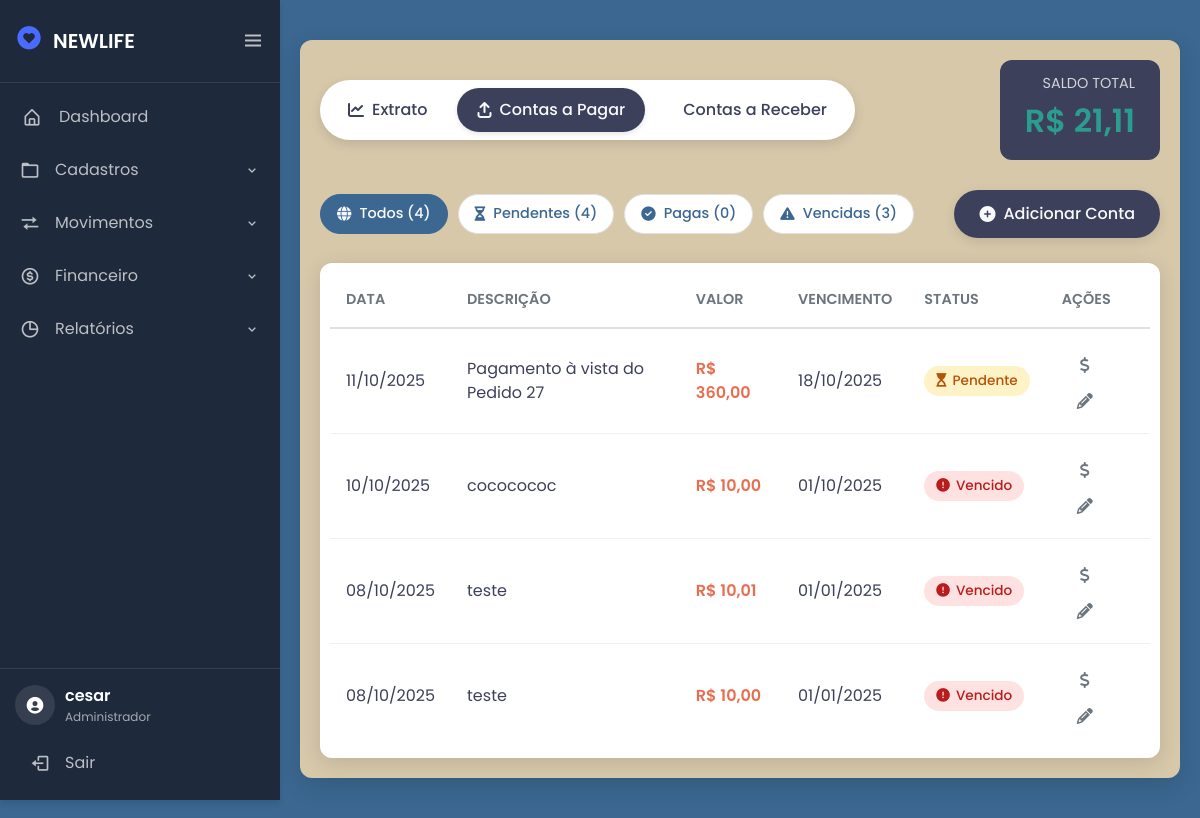
The page /financeiro/contasPagar/ (signed in) on the database its author committed.
### financeiro/models.py (models this page shows, shortened)
class ContaPagar(models.Model):
    pedido = models.ForeignKey(PedidoCompra, on_delete=models.CASCADE, null=True, blank=True)
    descricao = models.CharField(max_length=255)
    valor = models.DecimalField(max_digits=10, decimal_places=2)
    metodo_pagamento = models.CharField(max_length=50, null=True)
    data_vencimento = models.DateField()
    data_pagamento = models.DateField(null=True, blank=True)
    pago = models.BooleanField(default=False)
    criacao = models.DateTimeField(auto_now_add=True)
    numero_parcela = models.PositiveIntegerField(null=True)
    editavel = models.BooleanField(default=False)
    conta_bancaria = models.ForeignKey('ContaBancaria', on_delete=models.SET_NULL, null=True, blank=True, related_name='contapagar')

### financeiro/views.py (the view, shortened to what this page needs)
# urls.py: path('contasPagar/', views.contasPagar, name='contasPagar' ),
@login_required(login_url="/login/")
def contasPagar(request):
    todas_contas = ContaPagar.objects.all()
    contas_pagar = ContaPagar.objects.all().order_by('-criacao')
    extratos_pagos = Extrato.objects.filter(status='pago')
    pagamentos = CondicaoPagamento.objects.all().order_by('-id')
    tipos_pagamento = dict(CondicaoPagamento.TIPO_PAGAMENTO_CHOICES)
    contas_bancarias = ContaBancaria.objects.all()
    hoje = date.today()
    total_contas = todas_contas.count()
    contas_pendentes = todas_contas.filter(pago=False).count()
    contas_pagas = todas_contas.filter(pago=True).count()
    contas_vencidas = todas_contas.filter(data_vencimento__lt=hoje, pago=False).count()
    search_query = request.GET.get('search', '')
    data_inicio = request.GET.get('data_inicio')
    data_fim = request.GET.get('data_fim')
    vencimento_inicio = request.GET.get('vencimento_inicio')
    vencimento_fim = request.GET.get('vencimento_fim')
    status = request.GET.get('status')
    metodo = request.GET.get('metodo')
    valor_min = request.GET.get('valor_min')
    valor_max = request.GET.get('valor_max')
    if search_query:
        if search_query.isdigit():
            contas_pagar = contas_pagar.filter(Q(id=search_query) | Q(descricao__icontains=search_query))
        else:
            contas_pagar = contas_pagar.filter(descricao__icontains=search_query)
    if data_inicio and data_fim:
        contas_pagar = contas_pagar.filter(criacao__date__gte=data_inicio, criacao__date__lte=data_fim)
    elif data_inicio:
        contas_pagar = contas_pagar.filter(criacao__date__gte=data_inicio)
    elif data_fim:
        contas_pagar = contas_pagar.filter(criacao__date__lte=data_fim)
    if vencimento_inicio and vencimento_fim:
        contas_pagar = contas_pagar.filter(data_vencimento__gte=vencimento_inicio, data_vencimento__lte=vencimento_fim)
    elif vencimento_inicio:
        contas_pagar = contas_pagar.filter(data_vencimento__gte=vencimento_inicio)
    elif vencimento_fim:
        contas_pagar = contas_pagar.filter(data_vencimento__lte=vencimento_fim)
    if status == 'pago':
        contas_pagar = contas_pagar.filter(pago=True)
    elif status == 'pendente':
        contas_pagar = contas_pagar.filter(pago=False)
    elif status == 'vencido':
        contas_pagar = contas_pagar.filter(data_vencimento__lt=hoje, pago=False)
    if metodo:
        contas_pagar = contas_pagar.filter(metodo_pagamento=metodo)
    if valor_min:
        contas_pagar = contas_pagar.filter(valor__gte=float(valor_min))
    if valor_max:
        contas_pagar = contas_pagar.filter(valor__lte=float(valor_max))
    saldo_total = sum(extrato.valor if extrato.tipo == 'entrada' else -extrato.valor for extrato in extratos_pagos)
    paginator = Paginator(contas_pagar, 7)
    page_number = request.GET.get('page')
    contas_paginadas = paginator.get_page(page_number)
    for conta in contas_paginadas:
        conta.vencido = conta.data_vencimento < hoje and not conta.pago
    context = {
        'contas': contas_paginadas,
        'saldo_total': saldo_total,
        'pagamentos': pagamentos,
        'tipos_pagamento': tipos_pagamento,
        'contas_bancarias': contas_bancarias,
        'total_contas': total_contas,
        'contas_pendentes': contas_pendentes,
        'contas_pagas': contas_pagas,
        'contas_vencidas': contas_vencidas,
    }
    return render(request, 'contapagar.html', context)

### financeiro/templatetags/pagamento_tags.py (called while the page is built)
@register.simple_tag(takes_context=True)
def param_replace(context, **kwargs):
    params = context['request'].GET.copy()
    for key, value in kwargs.items():
        params[key] = value
    return params.urlencode()

### financeiro/templates/contapagar.html (shortened to what this page needs)
{% extends 'tela.html' %}
{% load static %}
{% load pagamento_tags %}
{% block 'head' %}
<link rel="stylesheet" href="{% static 'css/financeiro.css' %}">
<link rel="stylesheet" href="https://cdnjs.cloudflare.com/ajax/libs/font-awesome/6.5.2/css/all.min.css">
{% endblock %}
{% block 'dashboard' %}
<div class="container">
    <header class="page-header">
        <nav class="menu">
            <a class="nav-button" href="{% url 'financeiro' %}"><i class="fas fa-chart-line"></i> Extrato</a>
            <a class="nav-button active" href="{% url 'contasPagar' %}"><i class="fas fa-arrow-up-from-bracket"></i> Contas a Pagar</a>
            <a class="nav-button" href="{% url 'contasReceber' %}"> Contas a Receber</a>
        </nav>
        <div class="saldo-card">
            <h3>SALDO TOTAL</h3>
            <p class="{% if saldo_total >= 0 %}saldo-positivo{% else %}saldo-negativo{% endif %}">
                R$ {{ saldo_total|floatformat:2 }}
            </p>
        </div>
    </header>
    <div class="actions-toolbar">
        <div class="status-buttons">
            <a href="?{% param_replace status='' %}" class="status-btn {% if not request.GET.status %}active{% endif %}">
                <i class="fas fa-globe"></i> Todos ({{ total_contas }})
            </a>
            <a href="?{% param_replace status='pendente' %}" class="status-btn {% if request.GET.status == 'pendente' %}active{% endif %}">
                <i class="fas fa-hourglass-half"></i> Pendentes ({{ contas_pendentes }})
            </a>
            <a href="?{% param_replace status='pago' %}" class="status-btn {% if request.GET.status == 'pago' %}active{% endif %}">
                <i class="fas fa-check-circle"></i> Pagas ({{ contas_pagas }})
            </a>
            <a href="?{% param_replace status='vencido' %}" class="status-btn {% if request.GET.status == 'vencido' %}active{% endif %}">
                <i class="fas fa-exclamation-triangle"></i> Vencidas ({{ contas_vencidas }})
            </a>
        </div>
        <button id="open_modal_button" class="add-button">
            <i class="fas fa-plus-circle"></i> Adicionar Conta
        </button>
    </div>
    <div class="table-wrapper">
        <table class="content-table">
            <thead>
                <tr>
                    <th>Data</th>
                    <th>Descrição</th>
                    <th>Valor</th>
                    <th>Vencimento</th>
                    <th>Status</th>
                    <th>Ações</th>
                </tr>
            </thead>
            <tbody>
                {% for conta in contas %}
                <tr>
                    <td data-label="Data">{{ conta.criacao|date:"d/m/Y" }}</td>
                    <td data-label="Descrição">{{ conta.descricao }}</td>
                    <td data-label="Valor" class="valor-negativo">R$ {{ conta.valor|floatformat:2 }}</td>
                    <td data-label="Vencimento">{{ conta.data_vencimento|date:"d/m/Y" }}</td>
                    <td data-label="Status">
                        {% if conta.pago %}
                            <span class="status status-pago"><i class="fas fa-check"></i> Pago</span>
                        {% elif conta.vencido %}
                            <span class="status status-vencido"><i class="fas fa-exclamation-circle"></i> Vencido</span>
                        {% else %}
                            <span class="status status-pendente"><i class="fas fa-hourglass-start"></i> Pendente</span>
                        {% endif %}
                    </td>
                    <td data-label="Ações" class="actions-cell">
                        {% if not conta.pago %}
                            <button class="action-btn pagar-btn" title="Pagar Conta" data-id="{{ conta.id }}">
                                <i class="fas fa-dollar-sign"></i>
                            </button>
                            <button class="action-btn editar-btn" title="Editar Conta"
                                    data-id="{{ conta.id }}"
                                    data-metodo="{{ conta.metodo_pagamento }}"
                                    data-descricao="{{ conta.descricao }}"
                                    data-vencimento="{{ conta.data_vencimento|date:'Y-m-d' }}"
                                    data-valor="{{ conta.valor|floatformat:2 }}">
                                <i class="fas fa-pencil-alt"></i>
                            </button>
                        {% else %}
                            <span class="pago-text">Finalizado</span>
                        {% endif %}
                    </td>
                </tr>
                {% empty %}
                <tr>
                    <td colspan="6" class="empty-cell">Nenhuma conta a pagar encontrada.</td>
                </tr>
                {% endfor %}
            </tbody>
        </table>
    </div>
</div>
{% endblock %}

### estoque/templates/tela.html (shortened to what this page needs)
{% load static %}
<!doctype html>
<html lang="pt-BR">
<head>
  <link rel="stylesheet" href="https://cdn.jsdelivr.net/npm/bootstrap@4.6.1/dist/css/bootstrap.min.css">
  <link rel="stylesheet" href="{% static 'css/styletela.css' %}">
  <link rel="stylesheet" href="{% static 'css/general.css' %}">
  <link href="https://cdn.jsdelivr.net/npm/boxicons@latest/css/boxicons.min.css" rel='stylesheet'>
  <link rel="stylesheet" href="https://cdnjs.cloudflare.com/ajax/libs/animate.css/4.1.1/animate.min.css"/>
  {% block 'head' %}{% endblock %}
</head>
<body>
  <div class="sidebar-tech">
    <div class="logo-container">
      <div class="logo-tech">
        <div class="logo-icon"><i class='bx bxs-heart-circle'></i></div>
        <div class="logo-text">NEWLIFE</div>
      </div>
      <i class="bx bx-menu toggle-btn" id="sidebarToggle"></i>
    </div>
    <nav class="nav-tech">
      <ul class="nav-list">
        <li class="nav-item">
          <a href="{% url 'inicial' %}" class="nav-link">
            <i class="bx bx-home-alt"></i>
            <span class="link-text">Dashboard</span>
          </a>
        </li>
        <li class="nav-group">
          <div class="group-header">
            <i class="bx bx-folder"></i>
            <span class="group-title">Cadastros</span>
            <i class="bx bx-chevron-down group-arrow"></i>
          </div>
        </li>
        <li class="nav-group">
          <div class="group-header">
            <i class="bx bx-transfer"></i>
            <span class="group-title">Movimentos</span>
            <i class="bx bx-chevron-down group-arrow"></i>
          </div>
        </li>
        <li class="nav-group">
          <div class="group-header">
            <i class='bx bx-dollar-circle'></i>
            <span class="group-title">Financeiro</span>
            <i class="bx bx-chevron-down group-arrow"></i>
          </div>
        </li>
        <li class="nav-group">
          <div class="group-header">
            <i class="bx bx-pie-chart-alt"></i>
            <span class="group-title">Relatórios</span>
            <i class="bx bx-chevron-down group-arrow"></i>
          </div>
        </li>
      </ul>
    </nav>
    <div class="user-panel">
      <div class="user-info">
        <div class="user-avatar">
          <i class='bx bxs-user-circle'></i>
        </div>
        <div class="user-details">
          <div class="user-name">
            {% if request.user.is_authenticated %}
              {{ request.user.get_full_name|default:request.user.username }}
            {% else %}
              Visitante
            {% endif %}
          </div>
          <div class="user-role">
            {% if request.user.is_superuser %}
              Administrador
            {% elif request.user.is_staff %}
              Funcionário
            {% else %}
              Usuário Comum
            {% endif %}
          </div>
        </div>
      </div>
      <a href="{% url 'logout' %}" class="logout-btn">
        <i class="bx bx-log-out"></i>
        <span>Sair</span>
      </a>
    </div>
  </div>
  <section class="main-content">
    {% block 'dashboard'%}
    {% endblock %}
  </section>
</body>
</html>

### estoque/static/css/styletela.css (style rules this page uses)
:root { --primary-color: #4a6bff; --secondary-color: #6c757d; --success-color: #28a745; --danger-color: #dc3545; --warning-color: #ffc107; --info-color: #17a2b8; --light-color: #f8f9fa; --dark-color: #343a40; --sidebar-bg: #1e293b; --sidebar-width: 280px; --sidebar-collapsed-width: 80px; --transition-speed: 0.3s; --shadow: 0 4px 6px rgba(0, 0, 0, 0.1); --main-color: #d7c8aa; --dark-color: #3d405b; --light-color: #f8f9fa; --contrast-color: #f88863; --differential-color: #3b6790; --background-color: #fff8e3; }
body { background-color: var(--differential-color); }
.sidebar-tech { position: fixed; top: 0; left: 0; height: 100vh; width: var(--sidebar-width); background: var(--sidebar-bg); color: white; transition: all var(--transition-speed) ease; z-index: 1000; display: flex; flex-direction: column; box-shadow: var(--shadow); overflow: visible; }
.logo-container { display: flex; align-items: center; justify-content: space-between; padding: 20px 15px; border-bottom: 1px solid rgba(255, 255, 255, 0.1); }
.logo-tech { display: flex; align-items: center; gap: 10px; }
.logo-icon { font-size: 28px; color: var(--primary-color); }
.logo-text { font-size: 20px; font-weight: 600; white-space: nowrap; transition: opacity var(--transition-speed); }
.toggle-btn { font-size: 24px; cursor: pointer; transition: transform var(--transition-speed); color: rgba(255, 255, 255, 0.7); }
.nav-tech { flex: 1; overflow-y: auto; overflow-x: hidden; padding: 10px 0; }
.nav-list { list-style: none; padding: 0; margin: 0; }
.nav-item, .nav-group { margin-bottom: 5px; }
.nav-link { display: flex; align-items: center; padding: 12px 20px; color: rgba(255, 255, 255, 0.7); text-decoration: none; transition: all var(--transition-speed); position: relative; }
.nav-link::before { content: ''; position: absolute; left: 0; top: 0; height: 100%; width: 3px; background: var(--primary-color); transform: scaleY(0); transition: transform var(--transition-speed); }
.nav-link i { font-size: 20px; margin-right: 15px; min-width: 24px; text-align: center; }
.link-text { white-space: nowrap; transition: opacity var(--transition-speed); }
.nav-group { position: relative; }
.group-header { display: flex; align-items: center; padding: 12px 20px; cursor: pointer; color: rgba(255, 255, 255, 0.7); transition: all var(--transition-speed); }
.group-header i:first-child { font-size: 20px; margin-right: 15px; }
.group-title { flex: 1; white-space: nowrap; transition: opacity var(--transition-speed); }
.group-arrow { transition: transform var(--transition-speed); }
.user-panel { padding: 15px; border-top: 1px solid rgba(255, 255, 255, 0.1); margin-top: auto; }
.user-info { display: flex; align-items: center; margin-bottom: 15px; }
.user-avatar { width: 40px; height: 40px; border-radius: 50%; background: rgba(255, 255, 255, 0.1); display: flex; align-items: center; justify-content: center; margin-right: 10px; font-size: 20px; }
.user-details { flex: 1; overflow: hidden; }
.user-name { font-weight: 600; white-space: nowrap; transition: opacity var(--transition-speed); }
.user-role { font-size: 12px; color: rgba(255, 255, 255, 0.6); white-space: nowrap; transition: opacity var(--transition-speed); }
.logout-btn { display: flex; align-items: center; padding: 10px 15px; color: rgba(255, 255, 255, 0.7); text-decoration: none; border-radius: 5px; transition: all var(--transition-speed); width: 100%; }
.logout-btn i { font-size: 20px; margin-right: 15px; }
.main-content { margin-left: var(--sidebar-width); padding: 20px; min-height: 100vh; transition: margin-left var(--transition-speed); overflow-x: hidden; }
body, html { overflow-x: hidden; }
a { text-decoration: none !important; }

### estoque/static/css/general.css (style rules this page uses)
:root { --main-color: #d7c8aa; --dark-color: #3d405b; --light-color: #f8f9fa; --contrast-color: #f88863; --differential-color: #3b6790; --background-color: #fff8e3; }

### rows shown on the page
ContaPagar: criacao "11/10/2025", descricao "Pagamento à vista do Pedido 27", valor "360,00", data_vencimento "18/10/2025", pago False (drawn)
ContaPagar: criacao "10/10/2025", descricao "cococococ", valor "10,00", data_vencimento "01/10/2025", pago False (drawn)
ContaPagar: criacao "08/10/2025", descricao "teste", valor "10,01", data_vencimento "01/01/2025", pago False (drawn)
ContaPagar: criacao "08/10/2025", descricao "teste", valor "10,00", data_vencimento "01/01/2025", pago False (drawn)

### other values the page prints
{{ request.user.get_full_name|default:request.user.username }} "cesar"
{{ saldo_total|floatformat:2 }} "21,11"
{{ total_contas }} "4"
{{ contas_pendentes }} "4"
{{ contas_pagas }} "0"
{{ contas_vencidas }} "3"
